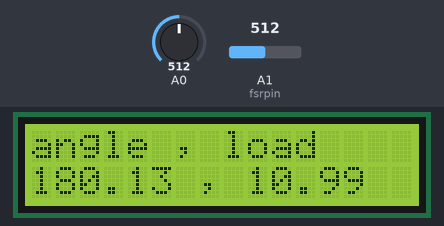
This sketch was run on a simulated Arduino Uno, built with avr-gcc and run on an emulated ATmega328P. On the bench: 16×2 character LCD. Inputs (shaded band) come from the test bench; at power-on: A0 = 512, A1 (fsrpin) = 512.

Above: at 1.2 s.
1.3 s: A0 set to 716
At 3.3 s:
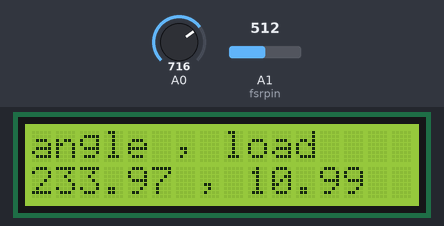
3.6 s: A1 (fsrpin) set to 716
At 4.8 s:
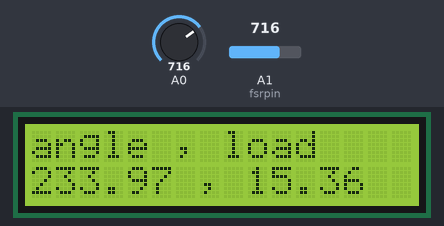
5.6 s: A0 set to 900
At 7.3 s:
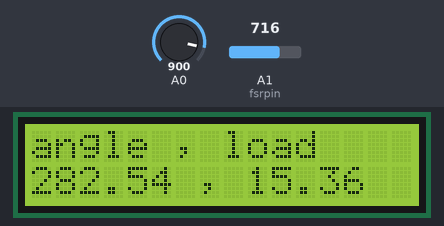
7.6 s: A1 (fsrpin) set to 900
At 8.8 s:
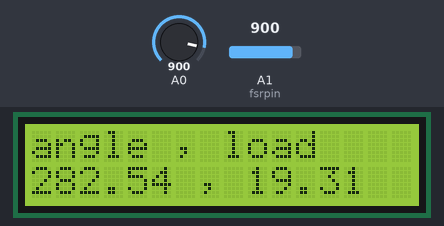
9.7 s: A0 set to 1023
At 11.4 s:
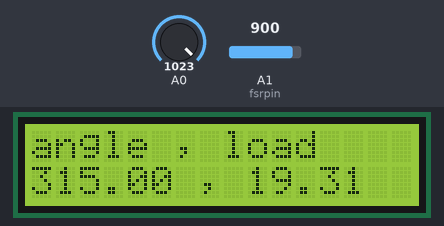
11.7 s: A1 (fsrpin) set to 1023
At 12.8 s:
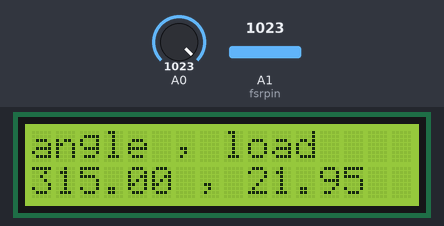
Timing chart, 0 to 14.7 s (numbered marks = the images above; inputs shaded):
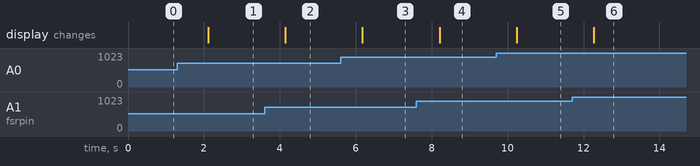

The sketch:

wind_sensor1.ino
```cpp
//displays wind direction and wind pressure

#include<Adafruit_LiquidCrystal.h>
#include<math.h>
float potential=A0;
int fsrpin=A1;
float angle=0;
//int force=0;
float windload=0;
float fsrreading=0;
int seconds=0;
Adafruit_LiquidCrystal lcd_1(0);

void setup()
{
  Serial.begin(9600);
  lcd_1.begin(16,2);
  lcd_1.print("angle , load");


}
void loop()
{
  lcd_1.setCursor(0,1);

  //for wind direction
  int potential = analogRead(A0);
  angle=45+(potential/1023.0)*270;
  lcd_1.print(angle);
  lcd_1.print(" , ");

  //for wind load on the sensor
  fsrreading = analogRead(fsrpin);
  windload=(fsrreading/466)*10;
  lcd_1.print(windload);


  delay(1000);
}


  
```

Measured:
- after the input at 1.3 s, the display: changes after 0.82 s (image 1)
- after the input at 3.6 s, the display: changes after 0.55 s (image 2)
- after the input at 5.6 s, the display: changes after 0.58 s (image 3)
- after the input at 7.6 s, the display: changes after 0.61 s (image 4)
- after the input at 9.7 s, the display: changes after 0.54 s (image 5)
- after the input at 11.7 s, the display: changes after 0.57 s (image 6)
